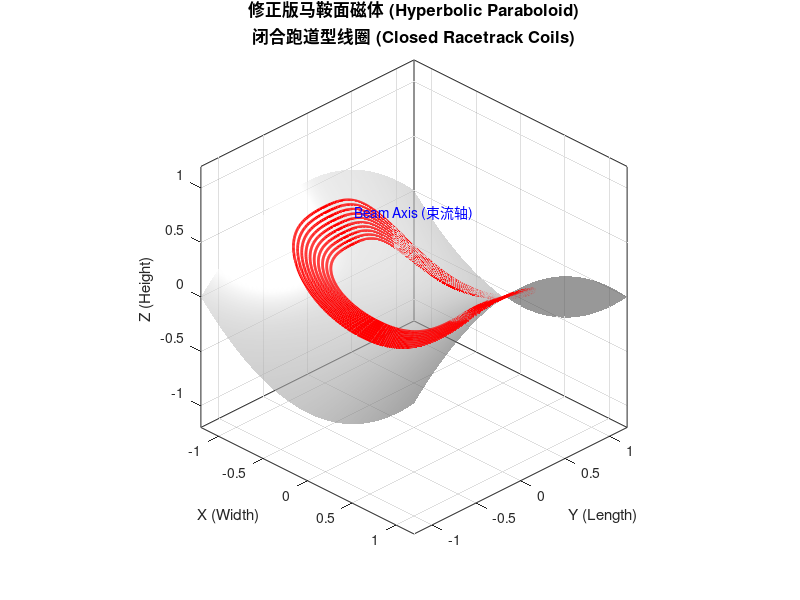

Write the MATLAB code that produced this figure.
% =========================================================================
% Corrected_Saddle_Magnet.m
% 功能：生成基于双曲抛物面 (Hyperbolic Paraboloid) 的跑道型超导线圈
% 应用：模拟超导二极管/四极管的端部 (Coil Ends)
% =========================================================================

clear; clc; close all;

%% 1. 定义物理表面 (双曲抛物面)
% ---------------------------------------------------------
% 方程: z = (x^2 - y^2) / c
% 这是一个直纹面，也是唯一的双重平移面，非常适合工程绕制
c = 2.5;             % 曲率系数 (越大越平缓)
L_range = 1.2;       % 空间范围

[U, V] = meshgrid(linspace(-L_range, L_range, 100));
X_surf = U;
Y_surf = V;
Z_surf = (U.^2 - V.^2) / c;

%% 2. 设计 2D 跑道型线圈 (Racetrack Coil)
% ---------------------------------------------------------
% 在 UV 参数平面上设计闭合线圈
% 使用超椭圆方程: (x/a)^n + (y/b)^n = 1
N_turns = 10;        % 线圈匝数
t = linspace(0, 2*pi, 500); % 参数 t

% 线圈几何参数
Coil_Width = 0.7;    % 跑道宽度 (a)
Coil_Height = 0.4;   % 跑道高度 (b)
Sqaureness = 4;      % 方形系数 (2=圆/椭圆, >2=圆角矩形)

% 初始化 3D 线圈数组
coils_x = {}; coils_y = {}; coils_z = {};

for i = 1:N_turns
    % 让每一匝稍微向外扩张一点 (模拟多层线圈)
    scale = 1.0 + (i-1)*0.05; 
    
    a = Coil_Width * scale;
    b = Coil_Height * scale;
    
    % 超椭圆参数方程
    % sign 函数用于处理任意象限的符号
    u_coil = a * sign(cos(t)) .* abs(cos(t)).^(2/Sqaureness);
    v_coil = b * sign(sin(t)) .* abs(sin(t)).^(2/Sqaureness);
    
    % --- 核心：保角/直接映射到 3D 表面 ---
    x_c = u_coil;
    y_c = v_coil;
    z_c = (x_c.^2 - y_c.^2) / c;
    
    coils_x{i} = x_c;
    coils_y{i} = y_c;
    coils_z{i} = z_c;
end

%% 3. 可视化
% ---------------------------------------------------------
figure('Color', 'w', 'Position', [100 100 1000 600]);

% 绘制半透明马鞍面
surf(X_surf, Y_surf, Z_surf, 'FaceColor', [0.9 0.9 0.9], ...
    'EdgeColor', 'none', 'FaceAlpha', 0.6);
hold on;

% 绘制线圈
for i = 1:N_turns
    plot3(coils_x{i}, coils_y{i}, coils_z{i}, ...
        'LineWidth', 2, 'Color', 'r'); % 红色线圈
end

% 美化
title(['修正版马鞍面磁体 (Hyperbolic Paraboloid)', newline, ...
       '闭合跑道型线圈 (Closed Racetrack Coils)'], 'FontSize', 12);
xlabel('X (Width)'); ylabel('Y (Length)'); zlabel('Z (Height)');
axis equal; grid on; box on;
view(45, 30);
camlight; lighting gouraud;

% 添加注释：说明为什么这样设计
text(0, 0, max(Z_surf(:))+0.2, 'Beam Axis (束流轴)', ...
    'HorizontalAlignment', 'center', 'Color', 'b');
